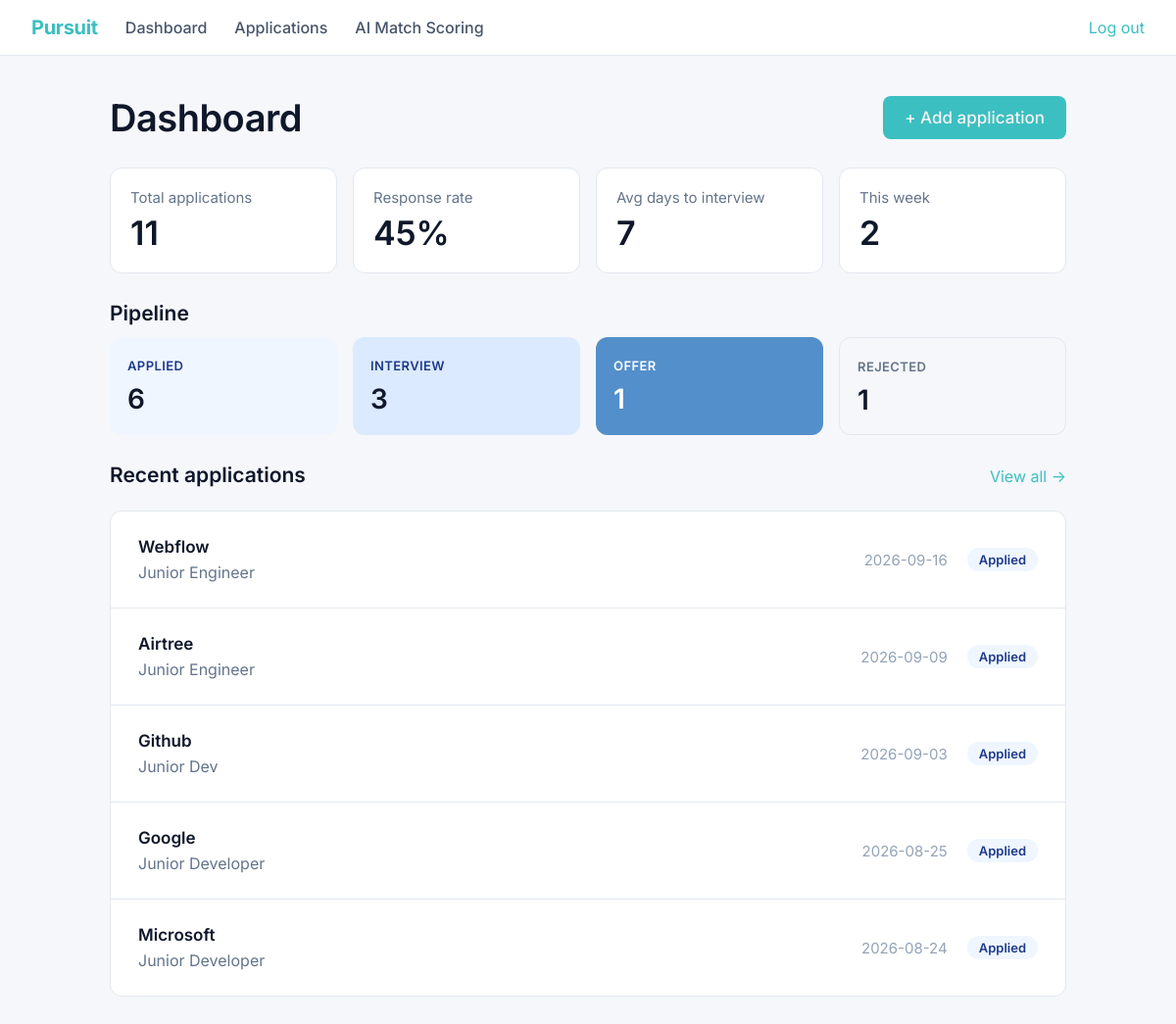
The app's page /dashboard (signed in) with its own data.
### tables this page shows
CREATE TABLE applications (
            id INTEGER PRIMARY KEY AUTOINCREMENT,
            company TEXT,
            role TEXT,
            job_description TEXT,
            resume_filename TEXT,
            status TEXT,
            date_applied TIMESTAMP,
            match_score INTEGER,
            missing_keywords TEXT,
            notes TEXT,
            status_updated_at TEXT,
            created_at TIMESTAMP
        , reasoning TEXT);

### app.py (the view)
@app.route('/dashboard',methods = ['GET','POST'])
def dashboard():
    if 'username' not in session:
        return render_template('dashboard.html')
    conn = sqlite3.connect("applications.db")
    conn.row_factory =sqlite3.Row
    cursor = conn.cursor()
    cursor.execute("SELECT COUNT(*) FROM applications")
    total_rows = cursor.fetchone()[0]
    applied = "Applied"
    query = "SELECT COUNT(*) FROM applications WHERE status != ?"
    cursor.execute(query,(applied,))
    responded = cursor.fetchone()[0]
    if total_rows > 0 :
        response_rate = round((responded/total_rows)*100)
        print(response_rate)
    else:
        response_rate =0
        print("No job applications yet")
    today = datetime.now()
    one_week_ago = today - timedelta(days=7)
    one_week_ago_str = one_week_ago.strftime('%Y-%m-%d')
    query2 = "SELECT COUNT(*) FROM applications WHERE date_applied >= ?"
    cursor.execute(query2,(one_week_ago_str,))
    applications_this_week = cursor.fetchone()[0]
    print("Applications this week : ", applications_this_week)
    interview1 = "Interview"
    query3 = "SELECT date_applied,status_updated_at FROM applications WHERE status = ?"
    cursor.execute(query3,(interview1,))
    data_date = cursor.fetchall()
    for row in data_date:
        print(row['date_applied'], row['status_updated_at'])
    day_gaps = []   # empty container, created BEFORE the loop
    for row in data_date:
        applied_date = datetime.strptime(row['date_applied'], '%Y-%m-%d')
        interview_date = datetime.strptime(row['status_updated_at'], '%Y-%m-%d')
        gap =(interview_date-applied_date).days
        day_gaps.append(gap)  # add gap into your container
    if len(day_gaps) > 0 :
        avg_days_to_interview = sum(day_gaps) / len(day_gaps)
        print("Average between application and Interview : ", round(avg_days_to_interview))
    else :
        print("No applications yet, apply for a job !")
        avg_days_to_interview = 0
    cursor.execute("SELECT status, COUNT(*) AS count FROM applications GROUP BY status")
    pipeline_data = cursor.fetchall()
    status_count_dict = {}
    for row in pipeline_data:
        print(row['status'], row['count'])
        status_count_dict[row["status"]] = row['count']
    print(status_count_dict)
    applied_count = status_count_dict.get('Applied',0)
    interview_count = status_count_dict.get('Interview',0)
    offer_count = status_count_dict.get('Offer',0)
    rejected_count = status_count_dict.get('Rejected',0)
    query5 = "SELECT company, role, status, date_applied FROM applications ORDER BY date_applied DESC LIMIT 5"
    cursor.execute(query5)
    recent_applications = cursor.fetchall()
    for recent in recent_applications:
        print(recent['date_applied'], "Date applied")
    conn.close()
    return render_template('dashboard.html',
                        total_rows=total_rows,
                        response_rate=response_rate,
                        applications_this_week=applications_this_week,
                        avg_days_to_interview=round(avg_days_to_interview),
                        applied_count = applied_count,
                        interview_count = interview_count,
                        rejected_count = rejected_count,
                        recent_applications = recent_applications,
                        offer_count = offer_count)

### app.py (called while the page is built)
@app.context_processor
def inject_user():
    return dict(logged_in='username' in session)

### templates/dashboard.html
{% extends "base.html" %}
{% block content %}
{%if logged_in %}
<div class="dashboard">
    <div class="dashboard-header">
        <h1>Dashboard</h1>
        <a href="{{ url_for('add_application') }}"><button type="button" class="btn-info">+ Add application</button></a>
    </div>
    <div class="stat-grid">
        <div class="stat-box">
            <div class="stat-box-label">Total applications</div>
            <div class="stat-box-value">{{ total_rows }}</div>
        </div>
        <div class="stat-box">
            <div class="stat-box-label">Response rate</div>
            <div class="stat-box-value">{{ response_rate }}%</div>
        </div>
        <div class="stat-box">
            <div class="stat-box-label">Avg days to interview</div>
            <div class="stat-box-value">{{ avg_days_to_interview }}</div>
        </div>
        <div class="stat-box">
            <div class="stat-box-label">This week</div>
            <div class="stat-box-value">{{ applications_this_week }}</div>
        </div>
    </div>
    <div class="section-heading">Pipeline</div>
    <div class="pipeline-grid">
        <div class="pipeline-box pipeline-applied">
            <span class="pipeline-label">Applied</span>
            <div class="pipeline-value">{{ applied_count }}</div>
        </div>
        <div class="pipeline-box pipeline-interview">
            <span class="pipeline-label">Interview</span>
            <div class="pipeline-value">{{ interview_count }}</div>
        </div>
        <div class="pipeline-box pipeline-offer">
            <span class="pipeline-label">Offer</span>
            <div class="pipeline-value">{{ offer_count }}</div>
        </div>
        <div class="pipeline-box pipeline-rejected">
            <span class="pipeline-label">Rejected</span>
            <div class="pipeline-value">{{ rejected_count }}</div>
        </div>
    </div>
    <div class="recent-header">
        <div class="section-heading">Recent applications</div>
        <a href="{{ url_for('applications') }}">View all &rarr;</a>
    </div>
    {% if recent_applications %}
    <div class="recent-panel">
        {% for recent in recent_applications %}
        <div class="recent-row">
            <div>
                <div class="recent-company">{{ recent['company'] }}</div>
                <div class="recent-role">{{ recent['role'] }}</div>
            </div>
            <div class="recent-right">
                <span class="recent-date">{{ recent['date_applied'] }}</span>
                <span class="status-tag status-{{ recent['status']|lower }}">{{ recent['status'] }}</span>
            </div>
        </div>
        {% endfor %}
    </div>
    {% else %}
    <div class="empty-state">No applications match yet.</div>
    {% endif %}
{% else%}
<div class="login-prompt">
        <p>Log in to view your dashboard.</p>
        <a href="{{ url_for('auth', mode='login') }}">Log in</a>
    </div>
{%endif%}
</div>
{% endblock %}

### templates/base.html (shortened to what this page needs)
<!DOCTYPE html>
<html lang="en">
<head>
    <link rel="stylesheet" href="{{ url_for('static', filename='styles.css') }}">
</head>
<body>
<nav class="navbar">
    <a href="{{ url_for('home') }}" class="navbar-brand">Pursuit</a>
    <a href="{{ url_for('dashboard') }}" class="navbar-link">Dashboard</a>
    <a href="{{ url_for('applications') }}" class="navbar-link">Applications</a>
    <a href="#" class="navbar-link">AI Match Scoring</a>
    {% if logged_in %}
    <a href="{{ url_for('logout') }}">Log out</a>
    {% else %}
    <a href="{{ url_for('auth', mode='login') }}">Log in</a>
    {% endif %}
</nav>
{% block content %}
{% endblock %}
</body>
</html>

### static/styles.css (style rules this page uses)
:root { --primary: #3bbfc1; --primary-pressed: #1d4ed8; --primary-deep: #1e3a8a; --navy: #0a1530; --surface: #f5f7fa; --canvas: #ffffff; --hairline: #e2e8f0; --hairline-strong: #cbd5e1; --ink: #0f172a; --charcoal: #1e293b; --slate: #475569; --steel: #64748b; --tint-100: #eff6ff; --tint-200: #dbeafe; --tint-300: #bfdbfe; --stone: #94a3b8; }
* { box-sizing: border-box; }
body { margin: 0; font-family: 'Inter', -apple-system, system-ui, sans-serif; background-color: var(--surface); color: var(--ink); }
a { color: var(--primary); text-decoration: none; }
.btn-info { background-color: var(--primary); color: #f4f3f3; border: none; border-radius: 8px; padding: 12px 22px; font-size: 17px; font-weight: 500; font-family: inherit; cursor: pointer; }
.navbar { display: flex; align-items: center; gap: 28px; padding: 16px 32px; background: var(--canvas); border-bottom: 1px solid var(--hairline); }
.navbar-brand { font-weight: 700; font-size: 20px; letter-spacing: -0.3px; }
.navbar-link { font-size: 16px; font-weight: 500; color: var(--slate); }
.dashboard { max-width: 1040px; margin: 0 auto; padding: 40px 32px; }
.dashboard-header { display: flex; justify-content: space-between; align-items: center; margin-bottom: 28px; }
.dashboard-header h1 { font-size: 38px; font-weight: 600; letter-spacing: -0.5px; margin: 0; }
.stat-grid { display: grid; grid-template-columns: repeat(4, 1fr); gap: 16px; margin-bottom: 28px; }
.stat-box { background: var(--canvas); border: 1px solid var(--hairline); border-radius: 12px; padding: 20px; }
.stat-box-label { font-size: 15px; color: var(--steel); margin-bottom: 6px; }
.stat-box-value { font-size: 34px; font-weight: 600; }
.section-heading { font-size: 21px; font-weight: 600; margin-bottom: 12px; }
.pipeline-grid { display: grid; grid-template-columns: repeat(4, 1fr); gap: 16px; margin-bottom: 28px; }
.pipeline-box { border-radius: 12px; padding: 18px; }
.pipeline-label { font-size: 13px; font-weight: 600; text-transform: uppercase; letter-spacing: 0.4px; }
.pipeline-value { font-size: 28px; font-weight: 600; margin-top: 8px; }
.pipeline-applied { background: var(--tint-100); }
.pipeline-applied .pipeline-label { color: var(--primary-deep); }
.pipeline-interview { background: var(--tint-200); }
.pipeline-interview .pipeline-label { color: var(--primary-deep); }
.pipeline-offer { background: rgb(83, 143, 202); }
.pipeline-offer .pipeline-label, .pipeline-offer .pipeline-value { color: #ffffff; }
.pipeline-rejected { background: var(--surface); border: 1px solid var(--hairline); }
.pipeline-rejected .pipeline-label { color: var(--steel); }
.recent-header { display: flex; justify-content: space-between; align-items: baseline; margin-bottom: 12px; }
.recent-panel { background: var(--canvas); border: 1px solid var(--hairline); border-radius: 12px; overflow: hidden; }
.recent-row { display: flex; justify-content: space-between; align-items: center; padding: 26px 28px; border-bottom: 1px solid var(--hairline); }
.recent-row:last-child { border-bottom: none; }
.recent-company { font-weight: 600; font-size: 17px; margin-bottom: 6px; }
.recent-role { color: var(--steel); font-size: 16px; }
.recent-right { display: flex; align-items: center; gap: 20px; }
.recent-date { color: var(--stone); font-size: 15px; }
.status-tag { border-radius: 999px; padding: 4px 12px; font-size: 13px; font-weight: 600; }
.status-applied { background: #eff6ff; color: #1e3a8a; }

### records on screen
applications: company "Webflow", role "Junior Engineer", date_applied "2026-09-16", status "Applied"
applications: company "Airtree", role "Junior Engineer", date_applied "2026-09-09", status "Applied"
applications: company "Github", role "Junior Dev", date_applied "2026-09-03", status "Applied"
applications: company "Google", role "Junior Developer", date_applied "2026-08-25", status "Applied"
applications: company "Microsoft", role "Junior Developer", date_applied "2026-08-24", status "Applied"

### other values on screen
{{ total_rows }} "11"
{{ response_rate }} "45"
{{ avg_days_to_interview }} "7"
{{ applications_this_week }} "2"
{{ applied_count }} "6"
{{ interview_count }} "3"
{{ offer_count }} "1"
{{ rejected_count }} "1"
